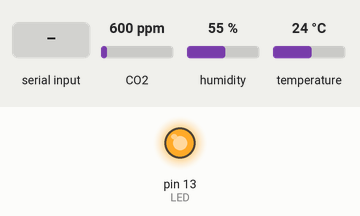
The sketch below on a simulated Arduino Uno, built with avr-gcc and run on an emulated ATmega328P. On the bench: output pins drawn as LEDs (lit = HIGH). Wiring (inferred from the names in the program): CO2 sensor PWM output: data pin 10. Inputs (shaded band) come from the test bench; at power-on: CO2 600 ppm, humidity 55 %, temperature 24 °C. What the sketch prints to the serial monitor is not drawn.

Above: at 1.1 s.
At 1.8 s:
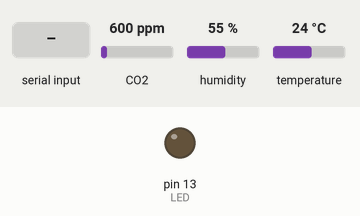
1.9 s: "1" received over the second serial link
Timing chart, 0 to 4.9 s (numbered marks = the images above; inputs shaded):
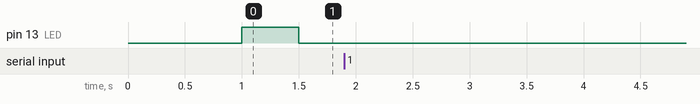

Measured:
- after the input at 1.9 s, every drawn part: stays the same

The sketch:

MH-Z19_G5_DHT_read_V1.1.ino
```cpp
/*
 * 功能：整合溫溼度、懸浮微粒、二氧化碳感測資料，並輸出至序列埠(Serial)
 *
 * Sensor種類：
 * 1.溫溼度：   DHT11
 * 2.懸浮微粒： PMS5003(G5)
 * 3.二氧化碳： MH-Z19
 *
 * 資料傳輸方式：
 * 1.溫溼度：   未知
 * 2.懸浮微粒： UART (PWM, I2C方式未確認)
 * 3.二氧化碳： PWM  (UART可用，但似乎無法同時使用兩組)
 */
#include <SoftwareSerial.h>

// DHT libary
#include <DHT.h>

// DHT PIN set
#define DHTPIN 9
#define LED 13

// DHT Initialization
#define DHTTYPE DHT11   // DHT 11
DHT dht(DHTPIN, DHTTYPE);

// CO2 PIN set
#define pwmPin 10 // D6 for PWM

// CO2 Initialization
byte cmd[9] = {0xFF,0x01,0x86,0x00,0x00,0x00,0x00,0x00,0x79};
unsigned char CO2response[9]; //接收資料用
unsigned long th, tl, ppm, ppm2, ppm3 = 0;

// PM Pin set
SoftwareSerial PMSerial(8, 7); // RX, TX
unsigned int PMresponse[63]; //接收資料用
int pmcf10, pmcf25, pmcf100, pmat10, pmat25, pmat100;


void setup() {
  Serial.begin(9600);
  pinMode(pwmPin, INPUT); // MH-Z19 CO2 PWM
  PMSerial.begin(9600);    // PMS5003 G5 UART

  pinMode(LED, OUTPUT);
  dht.begin();
}

// 把UART 指定位置的數值換算成濃度print out
long PM_UART(unsigned int index) {

  int high = PMresponse[index];
  // Serial.print("high: ");
  // Serial.println(high);

  int next = index + 1;
  int low = PMresponse[next];
  // Serial.print("low: ");
  // Serial.println(low);

  int concentraion = 256*high+low;
  return concentraion;
  //Serial.println(concentraion);
  }

void loop() {
  // Wait a few seconds between measurements.
  delay(1000);
  digitalWrite(LED, HIGH);
  delay(500);
  digitalWrite(LED, LOW);
  delay(2000);

  float h = dht.readHumidity();
  // Read temperature as Celsius (the default)
  float t = dht.readTemperature();
  // Read temperature as Fahrenheit (isFahrenheit = true)
  float f = dht.readTemperature(true);

  // Check if any reads failed and exit early (to try again).
  if (isnan(h) || isnan(t) || isnan(f)) {
    Serial.println("Failed to read from DHT sensor!");
    return;
  }

  // Compute heat index in Fahrenheit (the default)
  float hif = dht.computeHeatIndex(f, h);
  // Compute heat index in Celsius (isFahreheit = false)
  float hic = dht.computeHeatIndex(t, h, false);

  Serial.print("Humidity: ");
  Serial.print(h);
  Serial.print(" %\t");
  Serial.print("Temperature: ");
  Serial.print(t);
  Serial.print(" *C ");
  Serial.print("Heat index: ");
  Serial.print(hic);
  Serial.println(" *C ");
  Serial.println("==================================================");
  delay(100);

  //PM via UART
  /*
  // print the len of PMSerial
  Serial.print("PM data :");
  Serial.print(PMSerial.available());
  Serial.println("byte.");
  */
  if (PMSerial.available()) {
    for (int i=0; i<63; i++){
      PMresponse[i] = PMSerial.read();
      }
    //data output
    //標準狀態濃度(CF=1)
    Serial.print("PM 1(cf):");
    Serial.print(PM_UART(4));
    Serial.print("PM2.5(cf):");
    Serial.print(PM_UART(6));
    Serial.print("PM10(cf):");
    Serial.println(PM_UART(8));
    //大氣環境濃度
    Serial.print("PM 1(atm):");
    Serial.print(PM_UART(10));
    Serial.print("PM2.5(atm):");
    Serial.print(PM_UART(12));
    Serial.print("PM10(atm):");
    Serial.println(PM_UART(14));
    // 0.3, 0.5, 1.0, 2.5, 5.0, 10.0粒徑的顆粒數輸出(每0.1L)
    Serial.print("PM 03(count):");
    Serial.print(PM_UART(16));
    Serial.print("PM 05(count):");
    Serial.print(PM_UART(18));
    Serial.print("PM 10(count):");
    Serial.println(PM_UART(20));
    Serial.print("PM 25(count):");
    Serial.print(PM_UART(22));
    Serial.print("PM 50(count):");
    Serial.print(PM_UART(24));
    Serial.print("PM100(count):");
    Serial.println(PM_UART(26));
    Serial.println("=================================================");
    delay(100);
  }

  //CO2 via pwm

  do {
    th = pulseIn(pwmPin, HIGH, 1004000) / 1000;
    tl = 1004 - th;
    ppm2 = 2000 * (th-2)/(th+tl-4);
  } while (th == 0);

  // data output
  Serial.print("CO2(PWM 2000):");
  Serial.println(ppm2);
  Serial.println("=================================================");

  delay(10000);
}
```
